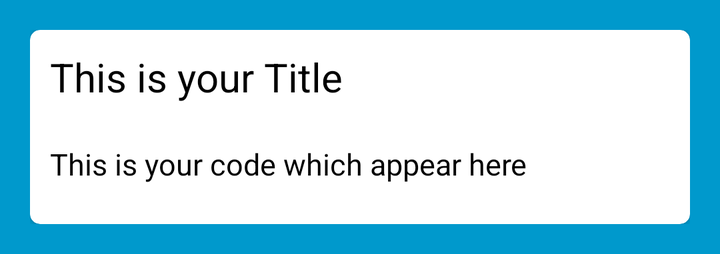
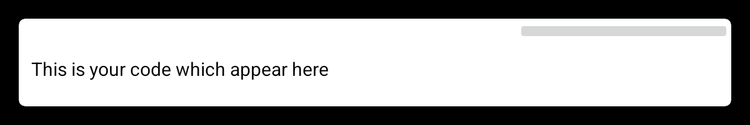

First picture: res/layout/ on a phone held upright. Second picture: the repository's own variant of that layout, on a device whose configuration matches the variant's folder. Source for both follows.
<!-- AndroidManifest.xml: application theme Theme.FundoApp -->
<!-- res/layout/notes_layout.xml -->
<?xml version="1.0" encoding="utf-8"?>
<RelativeLayout xmlns:android="http://schemas.android.com/apk/res/android"
    android:layout_width="match_parent"
    android:layout_height="wrap_content"
    android:background="@android:color/holo_blue_dark"

    android:padding="15dp"
    xmlns:app="http://schemas.android.com/apk/res-auto">

    <androidx.cardview.widget.CardView
        android:layout_width="match_parent"
        android:layout_height="wrap_content"
        android:elevation="5dp"
        app:cardCornerRadius="5dp"
        app:cardMaxElevation="5dp"
        android:id="@+id/notecard">


        <LinearLayout
            android:layout_width="match_parent"
            android:layout_height="wrap_content"

            android:id="@+id/note"
            android:orientation="vertical">


            <LinearLayout
                android:layout_width="match_parent"
                android:layout_height="wrap_content"
                android:orientation="horizontal">

                <TextView

                    android:layout_width="match_parent"
                    android:layout_height="wrap_content"
                    android:id="@+id/notetitle"
                    android:paddingTop="10dp"
                    android:paddingRight="10dp"
                    android:paddingBottom="10dp"
                    android:text="This is your Title"
                    android:textSize="20sp"
                    android:textColor="@color/black"
                    android:layout_weight="1"

                    android:paddingLeft="10dp">



                </TextView>

                <ImageView
                    android:layout_width="wrap_content"
                    android:layout_height="match_parent"
                    android:id="@+id/menupopbutton"
                    android:layout_weight="0"
                    android:src="@drawable/noteslayout"
                    ></ImageView>


            </LinearLayout>

            <TextView
                android:layout_width="match_parent"
                android:layout_height="wrap_content"
                android:id="@+id/notecontent"

                android:paddingBottom="20dp"
                android:paddingLeft="10dp"
                android:paddingRight="10dp"
                android:paddingTop="10dp"
                android:text="This is your code which appear here"
                android:textSize="15sp"
                android:textColor="@color/black">

            </TextView>


        </LinearLayout>



    </androidx.cardview.widget.CardView>


</RelativeLayout>
<!-- resources referenced by this layout -->
<resources>
  <style name="Theme.FundoApp" parent="Theme.MaterialComponents.DayNight.DarkActionBar">
          
          <item name="colorPrimary">@color/purple_500</item>
          <item name="colorPrimaryVariant">@color/purple_700</item>
          <item name="colorOnPrimary">@color/white</item>
          
          <item name="colorSecondary">@color/teal_200</item>
          <item name="colorSecondaryVariant">@color/teal_700</item>
          <item name="colorOnSecondary">@color/black</item>
          
          <item name="android:statusBarColor" tools:targetApi="l">?attr/colorPrimaryVariant</item>
          
      </style>
</resources>
<!-- res/layout-sw600dp/notes_layout.xml (the repository's variant of the layout above) -->
<!-- drawn on a 7-inch tablet held upright -->
<?xml version="1.0" encoding="utf-8"?>
<RelativeLayout xmlns:android="http://schemas.android.com/apk/res/android"
    android:layout_width="match_parent"
    android:layout_height="wrap_content"
    android:background="@android:color/black"

    android:padding="15dp"
    xmlns:app="http://schemas.android.com/apk/res-auto">

    <androidx.cardview.widget.CardView
        android:layout_width="match_parent"
        android:layout_height="wrap_content"
        android:elevation="5dp"
        app:cardCornerRadius="5dp"
        app:cardMaxElevation="5dp"
        android:id="@+id/notecard">


        <LinearLayout
            android:layout_width="match_parent"
            android:layout_height="wrap_content"

            android:id="@+id/note"
            android:orientation="vertical">


            <LinearLayout
                android:layout_width="match_parent"
                android:layout_height="wrap_content"
                android:orientation="horizontal">

                <TextView

                    android:id="@+id/notetitle"
                    android:layout_width="250dp"
                    android:layout_height="match_parent"
                    android:layout_weight="1"
                    android:paddingLeft="10dp"
                    android:paddingTop="10dp"
                    android:paddingRight="10dp"
                    android:paddingBottom="10dp"
                    android:text="@string/this_is_your_title"
                    android:textColor="@color/black"

                    android:textSize="20sp">


                </TextView>

                <ImageButton
                    android:id="@+id/imageButton3"
                    android:layout_width="wrap_content"
                    android:layout_height="wrap_content"
                    android:layout_weight="1"
                    app:srcCompat="@drawable/ic_baseline_label_24" />


            </LinearLayout>

            <TextView
                android:layout_width="match_parent"
                android:layout_height="wrap_content"
                android:id="@+id/notecontent"

                android:paddingBottom="20dp"
                android:paddingLeft="10dp"
                android:paddingRight="10dp"
                android:paddingTop="10dp"
                android:text="This is your code which appear here"
                android:textSize="15sp"
                android:textColor="@color/black">

            </TextView>


        </LinearLayout>



    </androidx.cardview.widget.CardView>


</RelativeLayout>
<!-- resources referenced by the variant -->
<!-- as a 7-inch tablet held upright resolves them -->
<resources>
  <string name="this_is_your_title">This is your Title</string>
  <style name="Theme.FundoApp" parent="Theme.MaterialComponents.DayNight.DarkActionBar">
          
          <item name="colorPrimary">@color/purple_500</item>
          <item name="colorPrimaryVariant">@color/purple_700</item>
          <item name="colorOnPrimary">@color/white</item>
          
          <item name="colorSecondary">@color/teal_200</item>
          <item name="colorSecondaryVariant">@color/teal_700</item>
          <item name="colorOnSecondary">@color/black</item>
          
          <item name="android:statusBarColor" tools:targetApi="l">?attr/colorPrimaryVariant</item>
          
      </style>
</resources>
